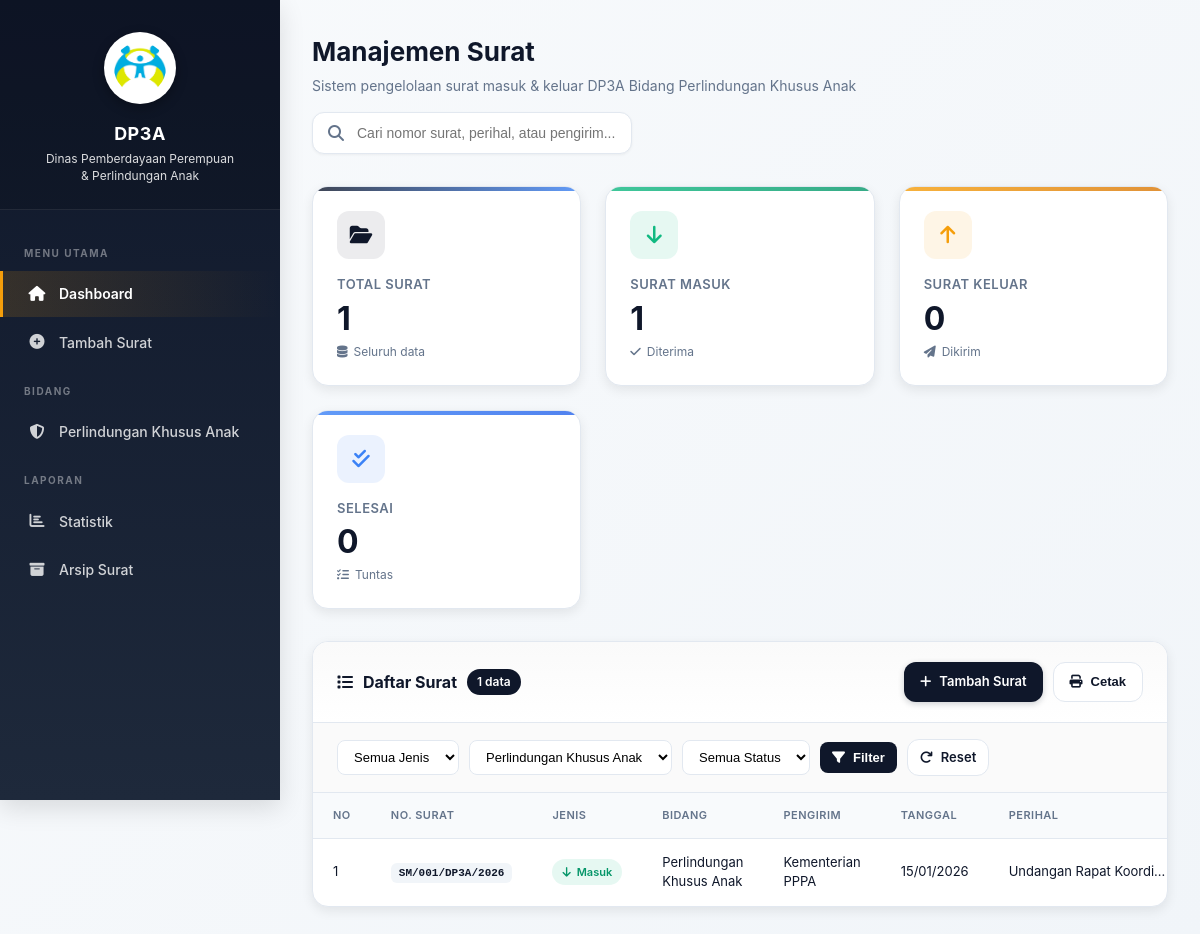
The page /index.php?bidang=Perlindungan Khusus Anak on the database its author committed.
### tables this page shows
CREATE TABLE surat (
  id INT(11) NOT NULL AUTO_INCREMENT,
  no_surat VARCHAR(50) NOT NULL,
  jenis_surat ENUM('masuk','keluar') NOT NULL,
  bidang VARCHAR(100) NOT NULL,
  pengirim VARCHAR(100) NOT NULL,
  tanggal_kirim DATE NOT NULL,
  tanggal_terima DATE NOT NULL,
  perihal TEXT NOT NULL,
  disposisi TEXT DEFAULT NULL,
  status ENUM('diterima','diproses','selesai','ditolak') DEFAULT 'diterima',
  keterangan TEXT DEFAULT NULL,
  file_surat VARCHAR(255) DEFAULT NULL,
  created_at TIMESTAMP NOT NULL DEFAULT CURRENT_TIMESTAMP(),
  updated_at TIMESTAMP NOT NULL DEFAULT CURRENT_TIMESTAMP() ON UPDATE CURRENT_TIMESTAMP(),
  PRIMARY KEY (id),
  UNIQUE KEY no_surat (no_surat)
);

### config.php (called while the page is built, shortened)
<?php
$host = 'localhost';
$user = 'root';
$pass = '';
$dbname = 'dp3a_surat';
$conn = new mysqli($host, $user, $pass, $dbname);
$conn->set_charset("utf8mb4");
function sanitize($data) {
    global $conn;
    return $conn->real_escape_string(trim($data));
}
?>

### index.php (the view, shortened to what this page needs)
<?php
require_once 'config.php';
$filter_bidang = isset($_GET['bidang']) ? sanitize($_GET['bidang']) : '';
$search        = isset($_GET['search']) ? sanitize($_GET['search']) : '';
$where = [];
if ($filter_bidang) $where[] = "bidang = '$filter_bidang'";
$whereClause = count($where) > 0 ? 'WHERE ' . implode(' AND ', $where) : '';
$total   = $conn->query("SELECT COUNT(*) as c FROM surat")->fetch_assoc()['c'];
$masuk   = $conn->query("SELECT COUNT(*) as c FROM surat WHERE jenis_surat='masuk'")->fetch_assoc()['c'];
$keluar  = $conn->query("SELECT COUNT(*) as c FROM surat WHERE jenis_surat='keluar'")->fetch_assoc()['c'];
$selesai = $conn->query("SELECT COUNT(*) as c FROM surat WHERE status='selesai'")->fetch_assoc()['c'];
$per_page   = 15;
$page       = isset($_GET['page']) ? (int)$_GET['page'] : 1;
$offset     = ($page - 1) * $per_page;
$count_data = $conn->query("SELECT COUNT(*) as c FROM surat $whereClause")->fetch_assoc()['c'];
$query  = "SELECT * FROM surat $whereClause ORDER BY created_at DESC LIMIT $offset, $per_page";
$result = $conn->query($query);
?>
<!DOCTYPE html>
<html lang="id">
<head>
    <link rel="stylesheet" href="https://cdnjs.cloudflare.com/ajax/libs/font-awesome/6.5.0/css/all.min.css">
</head>
<body>
<aside class="sidebar" id="sidebar">
    <div class="sidebar-header">
        <div class="sidebar-logo">
            <img src="assets/img/logo-dp3a.png" alt="Logo DP3A">
        </div>
        <h2>DP3A</h2>
        <p>Dinas Pemberdayaan Perempuan<br>& Perlindungan Anak</p>
    </div>
    <nav class="sidebar-nav">
        <div class="nav-label">MENU UTAMA</div>
        <a href="index.php" class="nav-item active"><span class="icon"><i class="fas fa-home"></i></span> Dashboard</a>
        <a href="tambah.php" class="nav-item"><span class="icon"><i class="fas fa-plus-circle"></i></span> Tambah Surat</a>
        <div class="nav-label">BIDANG</div>
        <a href="index.php?bidang=Perlindungan%20Khusus%20Anak" class="nav-item"><span class="icon"><i class="fas fa-shield-alt"></i></span> Perlindungan Khusus Anak</a>
        <div class="nav-label">LAPORAN</div>
        <a href="statistik.php" class="nav-item"><span class="icon"><i class="fas fa-chart-bar"></i></span> Statistik</a>
        <a href="arsip.php" class="nav-item"><span class="icon"><i class="fas fa-archive"></i></span> Arsip Surat</a>
    </nav>
</aside>
<div class="main-content">
    <header class="top-header">
        <div style="display:flex;align-items:center;">
            <div class="page-title">
                <h1>Manajemen Surat</h1>
                <p>Sistem pengelolaan surat masuk & keluar DP3A Bidang Perlindungan Khusus Anak</p>
            </div>
        </div>
        <div class="search-box">
            <i class="fas fa-search"></i>
            <input type="text" id="searchInput" placeholder="Cari nomor surat, perihal, atau pengirim..." value="<?= htmlspecialchars($search) ?>">
        </div>
    </header>
    <div class="content-area">
        <div class="stats-grid">
            <div class="stat-card primary">
                <div class="icon-wrap"><i class="fas fa-folder-open"></i></div>
                <h3>Total Surat</h3>
                <div class="num"><?= $total ?></div>
                <div class="sub"><i class="fas fa-database"></i> Seluruh data</div>
            </div>
            <div class="stat-card success">
                <div class="icon-wrap"><i class="fas fa-arrow-down"></i></div>
                <h3>Surat Masuk</h3>
                <div class="num"><?= $masuk ?></div>
                <div class="sub"><i class="fas fa-check"></i> Diterima</div>
            </div>
            <div class="stat-card warning">
                <div class="icon-wrap"><i class="fas fa-arrow-up"></i></div>
                <h3>Surat Keluar</h3>
                <div class="num"><?= $keluar ?></div>
                <div class="sub"><i class="fas fa-paper-plane"></i> Dikirim</div>
            </div>
            <div class="stat-card info">
                <div class="icon-wrap"><i class="fas fa-check-double"></i></div>
                <h3>Selesai</h3>
                <div class="num"><?= $selesai ?></div>
                <div class="sub"><i class="fas fa-tasks"></i> Tuntas</div>
            </div>
        </div>
        <div class="card">
            <div class="card-header">
                <h2><i class="fas fa-list"></i> Daftar Surat <span class="badge-count"><?= $count_data ?> data</span></h2>
                <div style="display:flex;gap:10px;">
                    <a href="tambah.php" class="btn btn-primary"><i class="fas fa-plus"></i> Tambah Surat</a>
                    <button onclick="window.print()" class="btn btn-outline"><i class="fas fa-print"></i> Cetak</button>
                </div>
            </div>
            <div class="filter-bar">
                <form method="GET" style="display:flex;gap:10px;flex-wrap:wrap;align-items:center;">
                    <select name="jenis">
                        <option value="">Semua Jenis</option>
                    </select>
                    <select name="bidang">
                        <option value="Perlindungan Khusus Anak" <?= $filter_bidang==='Perlindungan Khusus Anak'?'selected':'' ?>>Perlindungan Khusus Anak</option>
                    </select>
                    <select name="status">
                        <option value="">Semua Status</option>
                    </select>
                    <button type="submit" class="btn btn-filter"><i class="fas fa-filter"></i> Filter</button>
                    <a href="index.php" class="btn btn-outline" style="padding:8px 12px;"><i class="fas fa-redo"></i> Reset</a>
                </form>
            </div>
            <div class="table-responsive">
                <table>
                    <thead>
                        <tr>
                            <th width="50">No</th>
                            <th>No. Surat</th>
                            <th>Jenis</th>
                            <th>Bidang</th>
                            <th>Pengirim</th>
                            <th>Tanggal</th>
                            <th>Perihal</th>
                        </tr>
                    </thead>
                    <tbody>
                        <?php if ($result->num_rows > 0): ?>
                            <?php $no = $offset + 1; while ($row = $result->fetch_assoc()): ?>
                            <tr>
                                <td><?= $no++ ?></td>
                                <td><code style="background:#f1f5f9;padding:4px 8px;border-radius:6px;font-size:11px;color:var(--primary);font-weight:600;"><?= htmlspecialchars($row['no_surat']) ?></code></td>
                                <td><span class="badge badge-<?= $row['jenis_surat'] ?>"><i class="fas fa-<?= $row['jenis_surat']=='masuk'?'arrow-down':'arrow-up' ?>"></i> <?= ucfirst($row['jenis_surat']) ?></span></td>
                                <td><?= htmlspecialchars($row['bidang']) ?></td>
                                <td><?= htmlspecialchars($row['pengirim']) ?></td>
                                <td><?= date('d/m/Y', strtotime($row['tanggal_kirim'])) ?></td>
                                <td style="max-width:200px;white-space:nowrap;overflow:hidden;text-overflow:ellipsis;"><?= htmlspecialchars($row['perihal']) ?></td>
                            </tr>
                            <?php endwhile; ?>
                        <?php endif; ?>
                    </tbody>
                </table>
            </div>
        </div>
    </div>
</div>
</body>
</html>

### rows shown on the page
surat: no_surat "SM/001/DP3A/2026", jenis_surat "Masuk", bidang "Perlindungan Khusus Anak", pengirim "Kementerian PPPA", tanggal_kirim "15/01/2026", perihal "Undangan Rapat Koordi…"

### other values the page prints
$total "1"
$masuk "1"
$keluar "0"
$selesai "0"
$count_data "1"
